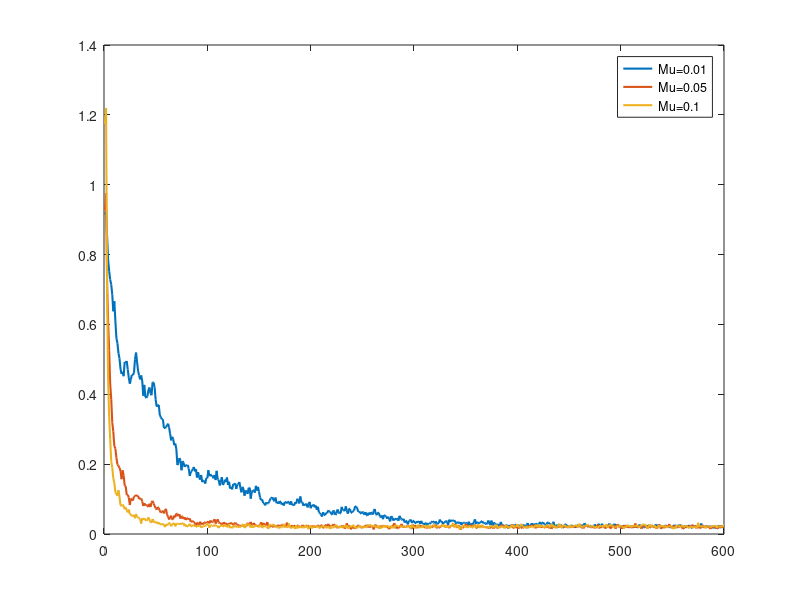
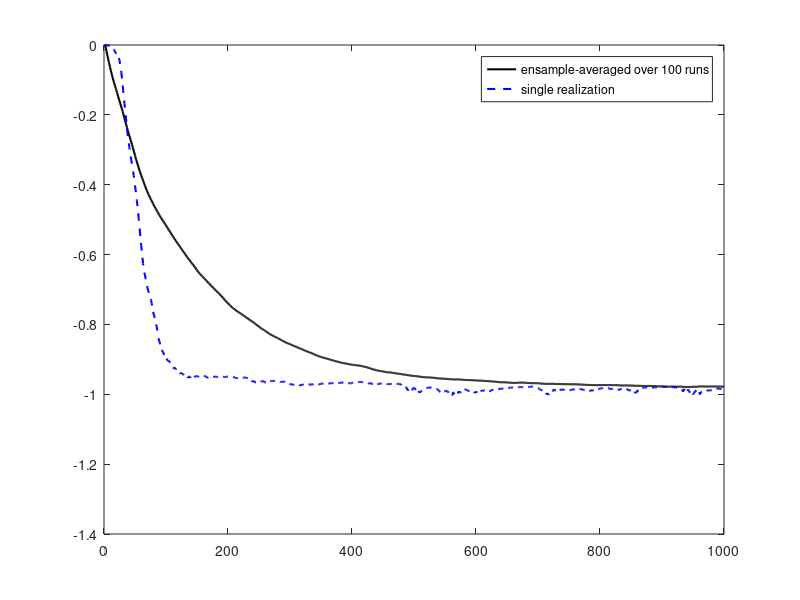

Here is the MATLAB script that generated these plots, in order:
clear,clc,close all;
%%
b =[1 -0.99];
a =(1);
e=zeros(10000,1);
mu=[0.01 0.05 0.1];
figure
 for k = 1:3
    for i2=1:100
              w = zeros(10000,1);
              v = sqrt(0.02)*randn(12000,1);
              v = v(1001:end);
              u = filter(a,b,v);
              u = u(1001:end);
              d = u;
              u = [0;u(1:end-1)];
              for i=1:9999
                        e(i)=u(i+1)-w(i).*u(i);
                        w(i+1)=w(i)+mu(k).*u(i).*e(i);
              end
              opt_wieght(k,:)= w;
              e_total(:,i2)=e.^2;
              W_total(:,i2)=w;
    end
    av(k,:) = mean(transpose(W_total));    
    av2 =mean(transpose(e_total));
    
    i=(1:600);
    plot(i,av2(1:600),'LineWidth', 1.5);
    hold on
 end
 legend("Mu=0.01", "Mu=0.05" ,"Mu=0.1");
 hold off;
 figure(2)
 plot(-1.*av(1,1:1000),'k','LineWidth', 1.5)
 hold on
 plot(-1.*opt_wieght(1,1:1000),'b--','LineWidth', 1.5)
 legend("ensample-averaged over 100 runs", "single realization" );